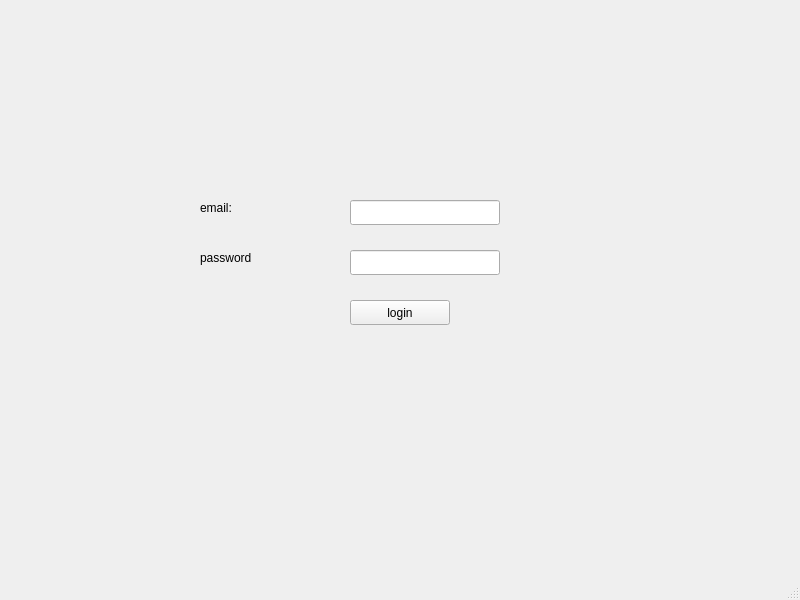
<?xml version="1.0" encoding="UTF-8"?>
<ui version="4.0">
 <class>MainWindow</class>
 <widget class="QMainWindow" name="MainWindow">
  <property name="geometry">
   <rect>
    <x>0</x>
    <y>0</y>
    <width>800</width>
    <height>600</height>
   </rect>
  </property>
  <property name="windowTitle">
   <string>MainWindow</string>
  </property>
  <widget class="QWidget" name="centralwidget">
   <widget class="QPushButton" name="btnlogin">
    <property name="geometry">
     <rect>
      <x>350</x>
      <y>300</y>
      <width>100</width>
      <height>25</height>
     </rect>
    </property>
    <property name="text">
     <string>login</string>
    </property>
   </widget>
   <widget class="QLineEdit" name="txtemail">
    <property name="geometry">
     <rect>
      <x>350</x>
      <y>200</y>
      <width>150</width>
      <height>25</height>
     </rect>
    </property>
   </widget>
   <widget class="QLineEdit" name="txtpassword">
    <property name="geometry">
     <rect>
      <x>350</x>
      <y>250</y>
      <width>150</width>
      <height>25</height>
     </rect>
    </property>
   </widget>
   <widget class="QLabel" name="lblemail">
    <property name="enabled">
     <bool>true</bool>
    </property>
    <property name="geometry">
     <rect>
      <x>200</x>
      <y>200</y>
      <width>36</width>
      <height>16</height>
     </rect>
    </property>
    <property name="text">
     <string>email:</string>
    </property>
   </widget>
   <widget class="QLabel" name="lblpassword">
    <property name="geometry">
     <rect>
      <x>200</x>
      <y>250</y>
      <width>55</width>
      <height>16</height>
     </rect>
    </property>
    <property name="text">
     <string>password</string>
    </property>
   </widget>
  </widget>
  <widget class="QMenuBar" name="menubar">
   <property name="geometry">
    <rect>
     <x>0</x>
     <y>0</y>
     <width>800</width>
     <height>26</height>
    </rect>
   </property>
  </widget>
  <widget class="QStatusBar" name="statusbar"/>
 </widget>
 <resources/>
 <connections/>
</ui>
